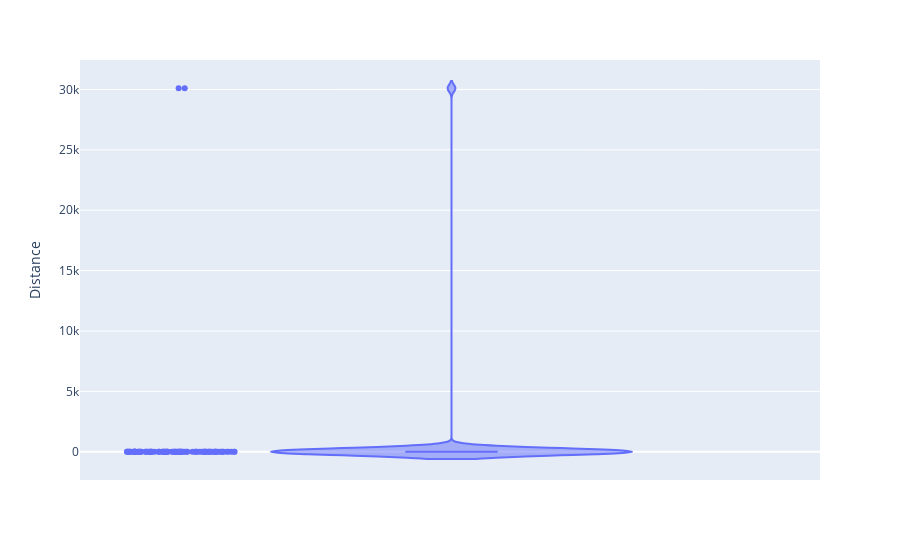
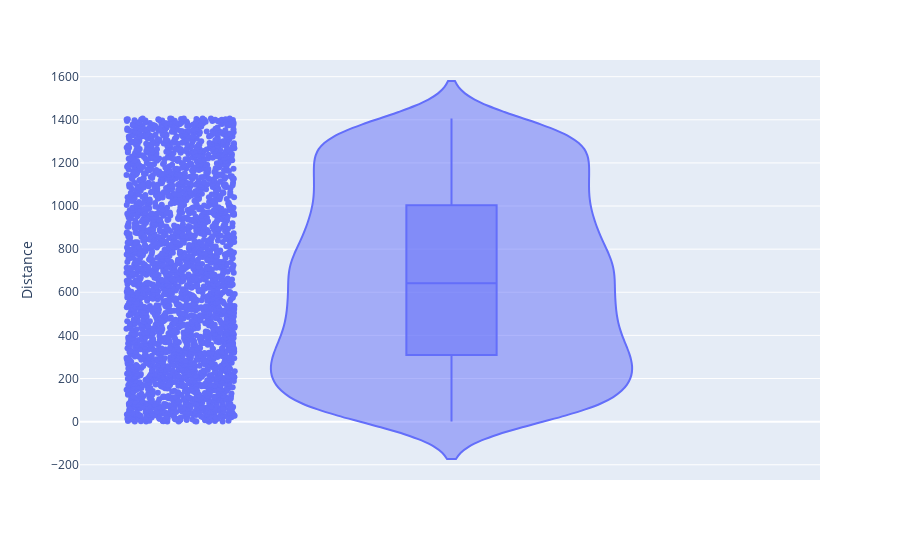
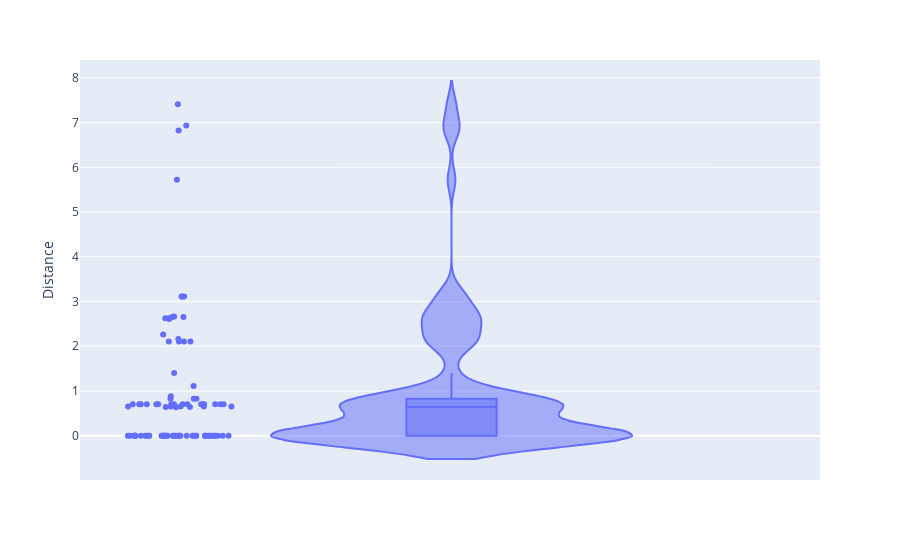
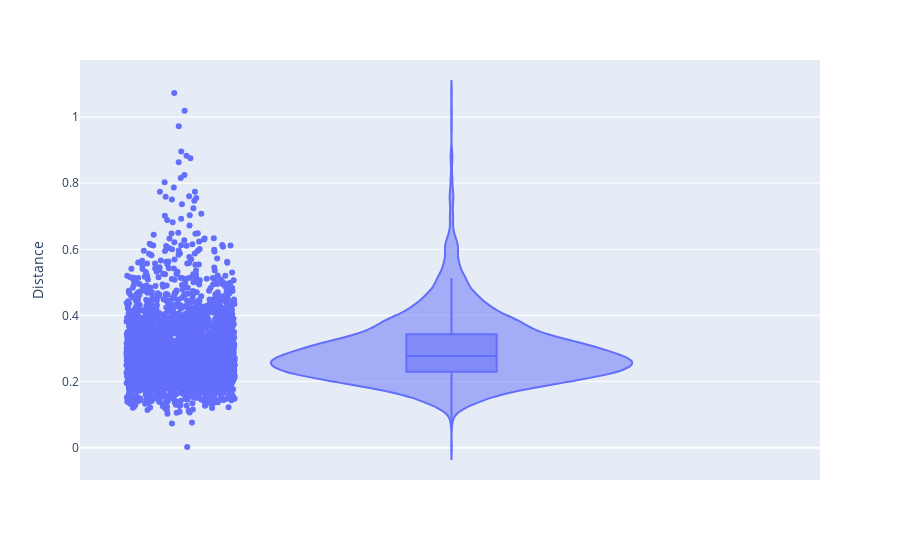

Notebook source saved alongside these figures, in order:
### Markdown cell above
### Calculate distances between samples before and after loopless solution (for 3000 samples ==> 3000 distances) and reactions (for 95 reactions ==> 95 distances)

### Code cell
distances_array = calculate_distances_from_reactions(samples_default, samples_default_loopless_solutions, ec_cobra_model)
violin_plot_samples_distances(distances_array)

distances_array = calculate_distances_from_samples(samples_default, samples_default_loopless_solutions, ec_cobra_model)
violin_plot_samples_distances(distances_array)



distances_array = calculate_distances_from_reactions(samples_frd7_removed, samples_frd7_removed_loopless_solutions, ec_cobra_model)
violin_plot_samples_distances(distances_array)

distances_array = calculate_distances_from_samples(samples_frd7_removed, samples_frd7_removed_loopless_solutions, ec_cobra_model)
violin_plot_samples_distances(distances_array)

### Figure 1 — Plotly figure (JSON) as saved in the notebook; plotly's stock layout.template omitted (floating-point values rounded to 4 significant figures)
{"data": [{"alignmentgroup": "True", "box": {"visible": true}, "hovertemplate": "Distance=%{y}<extra></extra>", "legendgroup": "", "marker": {"color": "#636efa"}, "name": "", "offsetgroup": "", "orientation": "v", "points": "all", "scalegroup": "True", "showlegend": false, "type": "violin", "x0": " ", "xaxis": "x", "y": [0.9673, 1.894e-13, 2.507, 0.8355, 2.507, 5.26e-15, 0, 0.8355, 4.037e-12, 0, 0, 0, 7.109, 0.8355, 0.8355, 0.781, 0.7972, 0, 0.7628, 0.7628, 3.687, 2.534, 0, 7.79, 1.644e-12, 0, 5.311e-12, 1.671, 0.8355, 0.8355, 1.061, 9.154e-11, 0, 0.8355, 1.061, 0, 30100.0, 3.687, 0.8355, 3.021, 0.8355, 0.8355, 0.8355, 0, 0, 0, 5.311e-12, 0, 1.894e-13, 0, 0, 0, 0, 0, 6.702e-11, 3.546e-11, 0, 0, 1.014e-11, 4.577e-11, 4.037e-12, 0, 0, 0.8355, 0.7732, 3.049, 3.049, 30100.0, 0, 0.8355, 0, 2.507, 0.8355, 0, 3.644e-13, 0, 8.747e-12, 0, 0, 0, 2.507, 3.546e-11, 3.687, 3.101, 0, 3.101, 0, 7.232, 5.782, 1.063, 0.8355, 3.187, 1.014e-11, 4.577e-11, 2.652], "y0": " ", "yaxis": "y"}], "layout": {"legend": {"tracegroupgap": 0}, "margin": {"t": 60}, "violinmode": "group", "xaxis": {"anchor": "y", "domain": [0, 1]}, "yaxis": {"anchor": "x", "domain": [0, 1], "title": {"text": "Distance"}}}}

### Figure 2 — Plotly figure (JSON) as saved in the notebook; plotly's stock layout.template omitted (floating-point values rounded to 4 significant figures; data arrays with more than 128 entries replaced by an {"elided": "..."} marker saying what was removed)
{"data": [{"alignmentgroup": "True", "box": {"visible": true}, "hovertemplate": "Distance=%{y}<extra></extra>", "legendgroup": "", "marker": {"color": "#636efa"}, "name": "", "offsetgroup": "", "orientation": "v", "points": "all", "scalegroup": "True", "showlegend": false, "type": "violin", "x0": " ", "xaxis": "x", "y": {"elided": "3000 float values"}, "y0": " ", "yaxis": "y"}], "layout": {"legend": {"tracegroupgap": 0}, "margin": {"t": 60}, "violinmode": "group", "xaxis": {"anchor": "y", "domain": [0, 1]}, "yaxis": {"anchor": "x", "domain": [0, 1], "title": {"text": "Distance"}}}}

### Figure 3 — Plotly figure (JSON) as saved in the notebook; plotly's stock layout.template omitted (floating-point values rounded to 4 significant figures)
{"data": [{"alignmentgroup": "True", "box": {"visible": true}, "hovertemplate": "Distance=%{y}<extra></extra>", "legendgroup": "", "marker": {"color": "#636efa"}, "name": "", "offsetgroup": "", "orientation": "v", "points": "all", "scalegroup": "True", "showlegend": false, "type": "violin", "x0": " ", "xaxis": "x", "y": [0.8281, 0, 2.103, 0.7011, 2.103, 2.593e-15, 0, 0.7011, 2.158e-12, 0, 0, 0, 6.824, 0.7011, 0.7011, 0.6505, 0.6542, 0, 0.6551, 0.6551, 3.111, 2.162, 0, 7.408, 6.374e-13, 0, 1.173e-12, 1.402, 0.7011, 0.7011, 0.8254, 4.009e-11, 0, 0.7011, 0.8254, 0, 0.7011, 3.111, 0.7011, 2.609, 0.7011, 0.7011, 0.7011, 0, 0, 0, 1.173e-12, 0, 0, 0, 0, 0, 0, 0, 1.265e-11, 1.512e-11, 0, 0, 4.268e-12, 2.004e-11, 2.158e-12, 0, 0, 0.7011, 0.6538, 2.654, 2.654, 0, 0, 0.7011, 0, 2.103, 0.7011, 0, 1.108, 0, 0.6416, 0.6362, 0.6416, 0, 2.103, 1.512e-11, 3.111, 2.628, 0, 2.628, 0, 6.932, 5.719, 0.8818, 0.7011, 2.664, 4.268e-12, 2.004e-11, 2.261], "y0": " ", "yaxis": "y"}], "layout": {"legend": {"tracegroupgap": 0}, "margin": {"t": 60}, "violinmode": "group", "xaxis": {"anchor": "y", "domain": [0, 1]}, "yaxis": {"anchor": "x", "domain": [0, 1], "title": {"text": "Distance"}}}}

### Figure 4 — Plotly figure (JSON) as saved in the notebook; plotly's stock layout.template omitted (floating-point values rounded to 4 significant figures; data arrays with more than 128 entries replaced by an {"elided": "..."} marker saying what was removed)
{"data": [{"alignmentgroup": "True", "box": {"visible": true}, "hovertemplate": "Distance=%{y}<extra></extra>", "legendgroup": "", "marker": {"color": "#636efa"}, "name": "", "offsetgroup": "", "orientation": "v", "points": "all", "scalegroup": "True", "showlegend": false, "type": "violin", "x0": " ", "xaxis": "x", "y": {"elided": "3000 float values"}, "y0": " ", "yaxis": "y"}], "layout": {"legend": {"tracegroupgap": 0}, "margin": {"t": 60}, "violinmode": "group", "xaxis": {"anchor": "y", "domain": [0, 1]}, "yaxis": {"anchor": "x", "domain": [0, 1], "title": {"text": "Distance"}}}}
